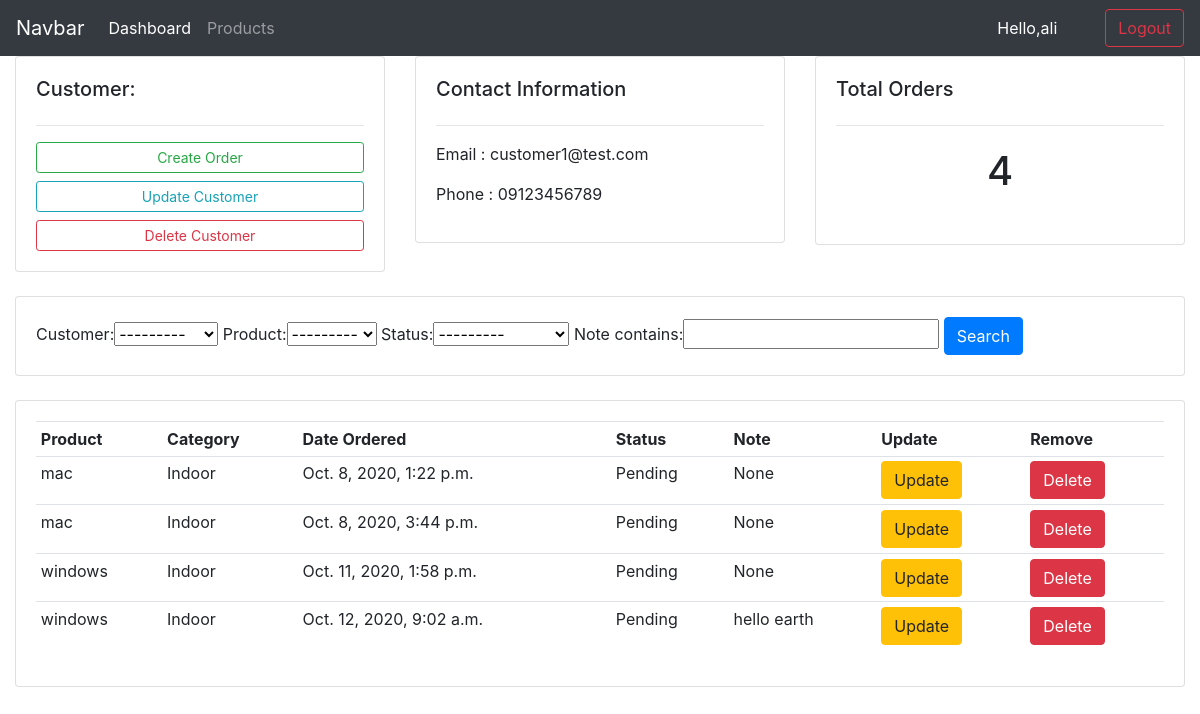
The app's page /accounts/customer/1/ (signed in) with its own data.
### accounts/models.py (models this page shows)
class Customer(models.Model):
    user = models.OneToOneField(User,null=True,blank=True,on_delete=models.CASCADE)
    name = models.CharField(max_length=200,null=True)
    phone = models.CharField(max_length=200,null=True)
    email = models.CharField(max_length=200,null=True)
    profile_pic = models.ImageField(default='profile1.jpg',null=True,blank=True)
    def __str__(self):
        return self.name

class Order(models.Model):
    STATUS_CHOICES = (
        ('Pending','Pending'),
        ('Out of Delivery','Out of Delivery'),
        ('Delivered','Delivered'),
    )
    customer = models.ForeignKey(Customer,null=True,on_delete=models.SET_NULL)
    product = models.ForeignKey(Product,null=True,on_delete=models.SET_NULL)
    date_created = models.DateTimeField(auto_now_add=True)
    status = models.CharField(max_length=20,null=True,choices=STATUS_CHOICES)
    note = models.CharField(max_length=200,null=True)
    tags = models.ManyToManyField(tag)

class Product(models.Model):
    CATEGORY_CHOICES = (
        ('Indoor','Indoor'),
        ('Outdoor','Outdoor')
    )
    name = models.CharField(max_length=200,null=True)
    price = models.IntegerField(null=True)
    category = models.CharField(max_length=20,null=True,choices=CATEGORY_CHOICES)
    description = models.CharField(max_length=200,null=True)
    date_created = models.DateTimeField(auto_now_add=True,null=True)
    def __str__(self):
        return self.name

### accounts/decorators.py (the view)
        def wrapper_func(request,*args,**kwargs):
            if request.user.groups.exists():
                group = request.user.groups.all()[0].name
            if group in allowed_roles:
                return views_func(request,*args,**kwargs)
            else:
                return HttpResponse('You are not authorized to view')

### accounts/views.py (called while the page is built)
@login_required(login_url='accounts:login')
@allowed_users(allowed_roles=['admin'])
def customer(request,pk):
    customer = Customer.objects.get(id=pk)
    orders = customer.order_set.all()
    total_orders = orders.count()
    search = OrderFilter(request.GET,queryset=orders)
    orders = search.qs
    context={
        'customer':customer,
        'orders':orders,
        'total_orders':total_orders,
        'search':search,
    }
    return render(request,'accounts/customer.html',context)

### accounts/templates/accounts/customer.html (shortened to what this page needs)
{% extends 'accounts/main.html' %}
{% block content %}
    <div class="row">
        <div class="col-md">
            <div class="card card-body">
                <h5>Customer:</h5>
                <hr>
                <a class="btn btn-outline-success btn-sm btn-block" href="{% url 'accounts:order_create' customer.id %}">Create Order</a>
                <a class="btn btn-outline-info btn-sm btn-block" href="">Update Customer</a>
                <a class="btn btn-outline-danger btn-sm btn-block" href="">Delete Customer</a>
            </div>
        </div>
        <div class="col-md">
            <div class="card card-body">
                <h5>Contact Information</h5>
                <hr>
                <p>Email : {{customer.email}}</p>
                <p>Phone : {{customer.phone}}</p>
            </div>
        </div>
        <div class="col-md">
            <div class="card card-body">
                <h5>Total Orders</h5>
                <hr>
                <h1 style="text-align: center;padding: 5px;">{{total_orders}}</p>
            </div>
        </div>
    </div>
    <br>
    <div class="row">
        <div class="col">
            <div class="card card-body">
                <form method="get">
                    {{search.form}}
                    <button class="btn btn-primary" type="submit">Search</button>
                </form>
            </div>
        </div>
    </div>
    <br>
    <div class="row">
        <div class="col">
            <div class="card card-body">
                <table class="table table-sm">
                    <tr>
                        <th>Product</th>
                        <th>Category</th>
                        <th>Date Ordered</th>
                        <th>Status</th>
                        <th>Note</th>
                        <th>Update</th>
                        <th>Remove</th>
                    </tr>
                    {% for order in orders %}
                        <tr>
                            <td> {{order.product.name}} </td>
                            <td> {{order.product.category}} </td>
                            <td> {{order.date_created}} </td>
                            <td> {{order.status}} </td>
                            <td> {{order.note}} </td>
                            <td><a href="{% url 'accounts:order_update' order.id %}" class="btn btn-warning">Update</a></th>
                                <td><a href="{% url 'accounts:order_delete' order.id %}" class="btn btn-danger">Delete</a></th>
                        </tr>
                    {% endfor %}
                </table>
            </div>
        </div>
    </div>
{% endblock %}

### accounts/templates/accounts/navbar.html (shortened to what this page needs)
<nav class="navbar navbar-expand-lg navbar-dark bg-dark">
    <a class="navbar-brand" href="#">Navbar</a>
    <div class="collapse navbar-collapse" id="navbarNav">
      <ul class="navbar-nav">
        {% if request.user.is_staff %}
          <li class="nav-item active">
            <a class="nav-link" href="{% url 'accounts:dashboard' %}">Dashboard</span></a>
          </li>
          <li class="nav-item">
            <a class="nav-link" href="{% url 'accounts:products' %}">Products</a>
          </li>
        {% endif %}
      </ul>
    </div>
    <span class="text-white mr-5">Hello,{{request.user}}</span>
    <span><a class='btn btn-outline-danger' href="{% url 'accounts:logout' %}">Logout</a></span>
  </nav>

### records on screen
Customer: email "customer1@test.com", phone "09123456789"
Order: product.name "mac", product.category "Indoor", date_created "Oct. 8, 2020, 1:22 p.m.", status "Pending", note "None"
Order: product.name "mac", product.category "Indoor", date_created "Oct. 8, 2020, 3:44 p.m.", status "Pending", note "None"
Order: product.name "windows", product.category "Indoor", date_created "Oct. 11, 2020, 1:58 p.m.", status "Pending", note "None"
Order: product.name "windows", product.category "Indoor", date_created "Oct. 12, 2020, 9:02 a.m.", status "Pending", note "hello earth"

### other values on screen
{{ request.user }} "ali"
{{ total_orders }} "4"
